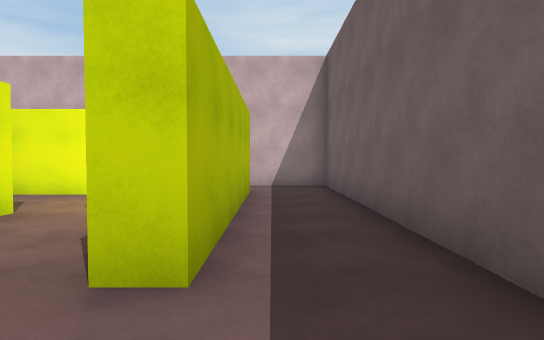
[1] (above)

24 first-person views from a walk through a scene from a Unity 3-D project. The camera is 1.3 m above the floor, tilts 2° down and sees 75° across. The floor is counted in squares, 2 m on a side. Each view is taken from the middle of a square. On the plan, view 1 faces up. The plan holds only what a view shows up to about 10 squares ahead; the rest is blank. The place goes on beyond the plan. The player character is not drawn.

[2]
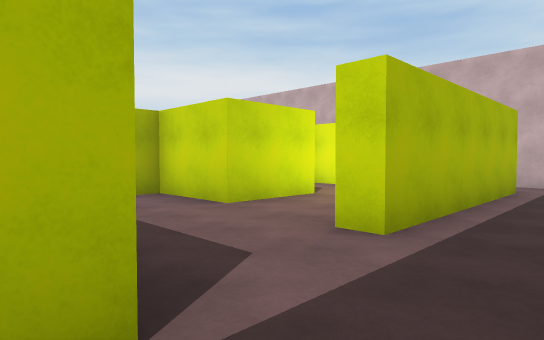

[3]
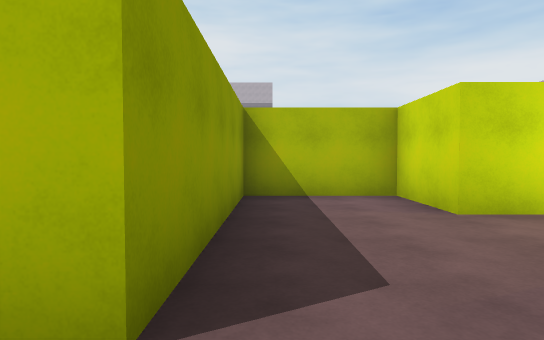

[4]
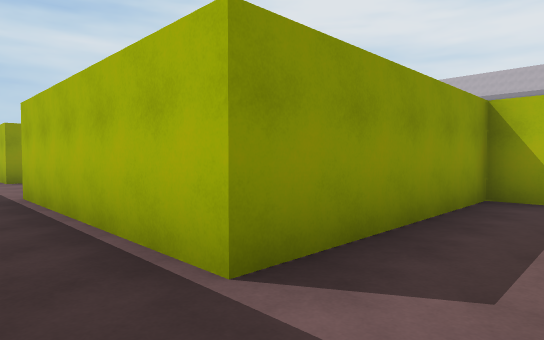

[5]
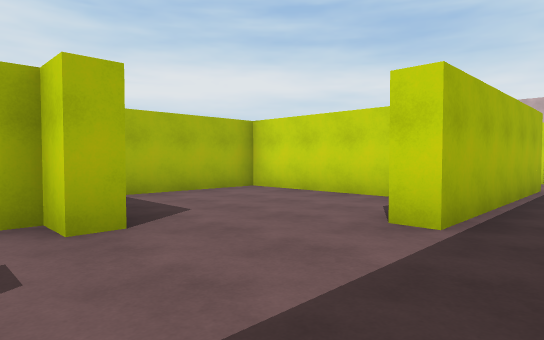

[6]
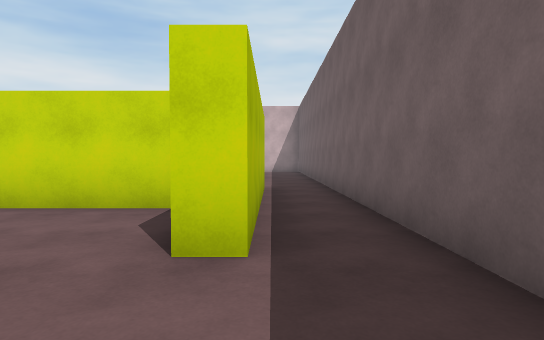

[7]
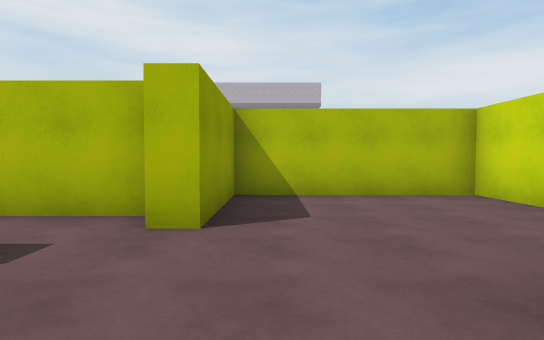

[8]
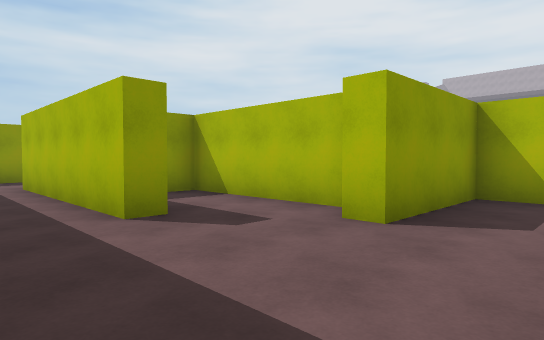

[9]
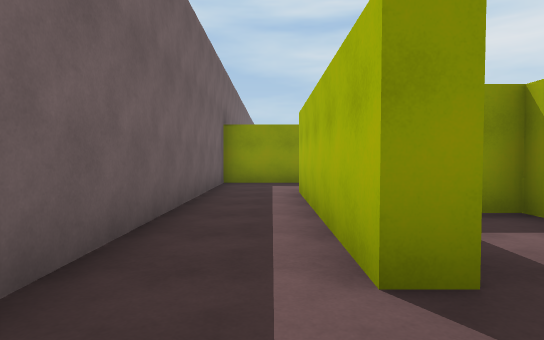

[10]
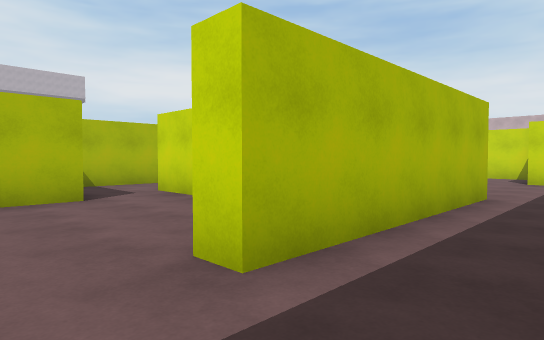

[11]
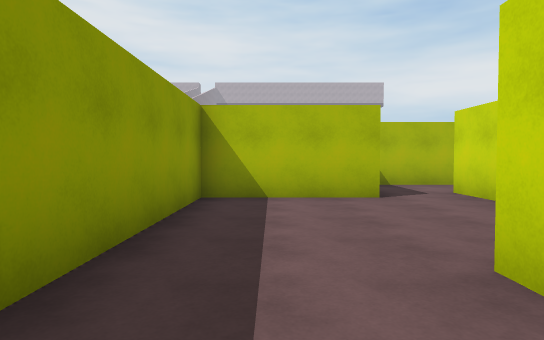

[12]
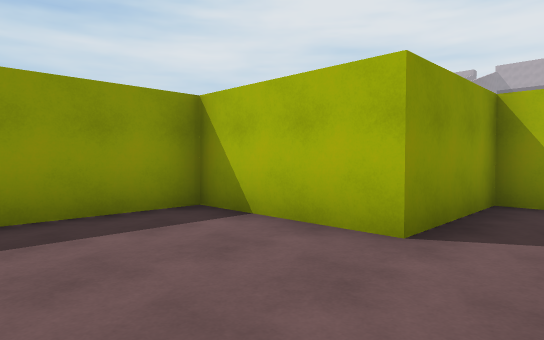

[13]
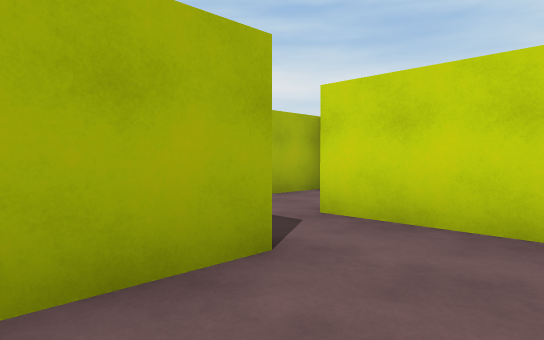

[14]
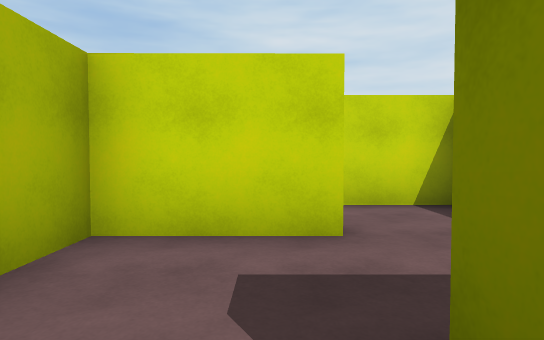

[15]
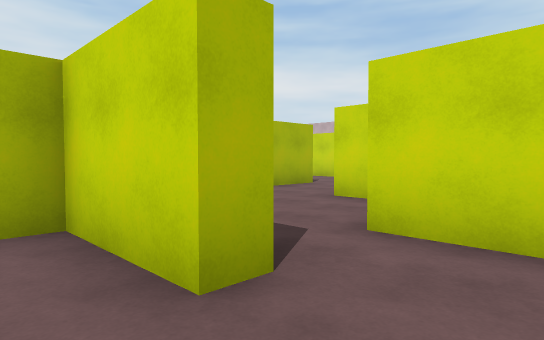

[16]
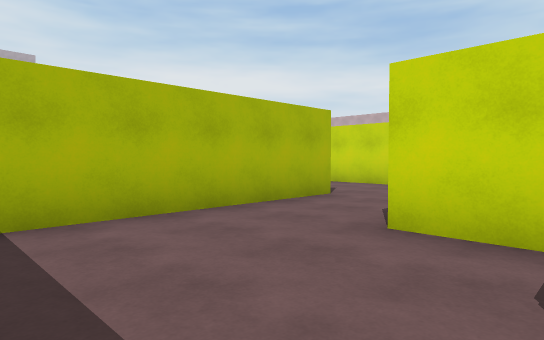

[17]
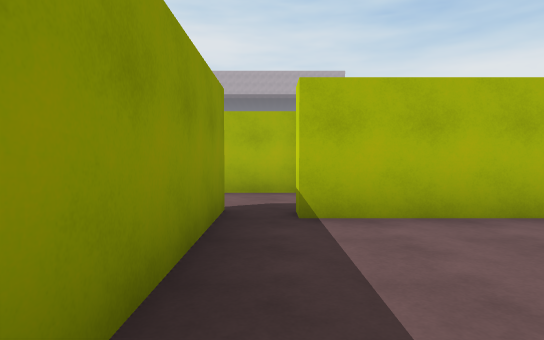

[18]
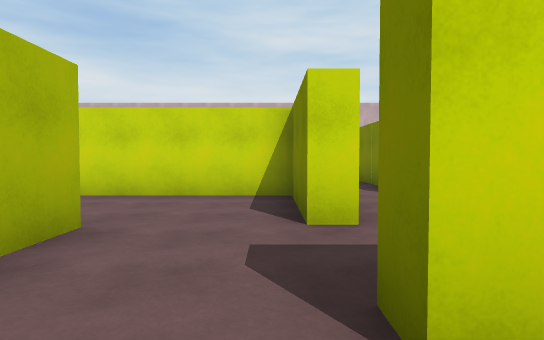

[19]
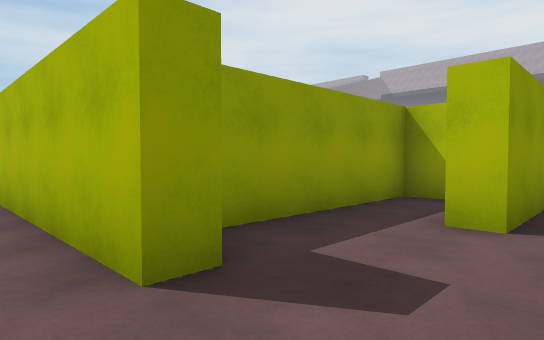

[20]
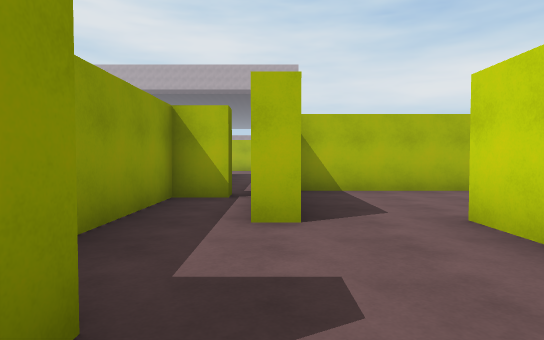

[21]
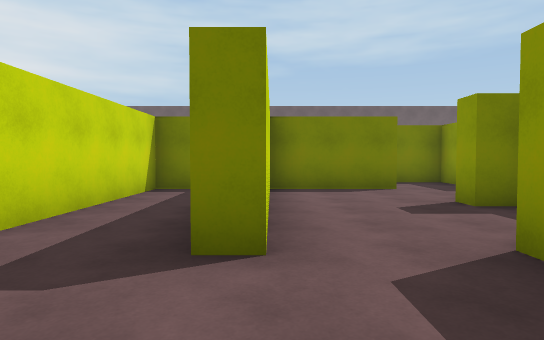

[22]
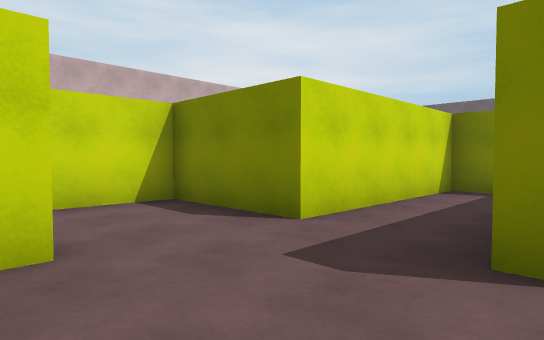

[23]
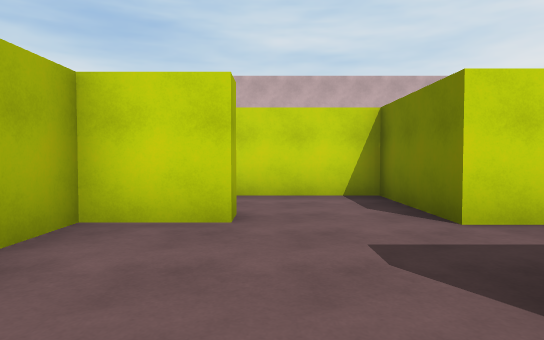

[24]
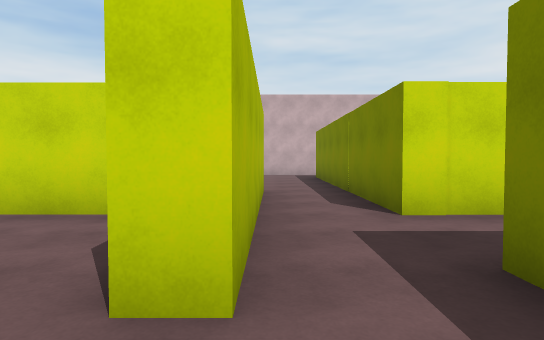

### Floor plan
Points are (right, up) in squares from view 1. A wall is a line through its corners. A room is listed if a view was taken in it or the views show most of it. See-through windows are left out.
Room 1 (views 1, 2, 3, 4, 5, 6, 7, 8, 9, 10, 11)
walls: (1.3, -6.5) (1.3, 8.3) (-0.8, 8.3); (-2.2, -8.2) (-2.9, -8.2) (-2.9, -12.1) (-2.2, -12.1); (-0.2, -0.5) (-0.2, -5.7) (-0.8, -5.7); (-1.1, -9.7) (-0.5, -9.7) (-0.5, -14.7) (-1, -14.7); (-0.6, 6.8) (-0.6, 1.8); (-1.4, -17.2) (1.3, -17.2) (1.3, -9.5)
ways out: opening at (-1, -15.5) to room 2; opening at (-2, -7) to room 8; opening at (-1, 0.5) to room 9; opening at (-1, 8)
Room 2 (views 12, 13)
walls: (-3.4, -12.6) (-4.6, -12.6); (-4.7, -14.2) (-4.7, -17.2) (-1.4, -17.2)
ways out: opening at (-1, -15.5) to room 1; opening at (-5, -13) to room 3
Room 3 (view 14)
walls: (-4.6, -12.6) (-5.6, -12.6); (-7.5, -12.5) (-7.5, -14.2) (-4.7, -14.2)
ways out: opening at (-5, -13) to room 2; opening at (-6.5, -12) to room 4
Room 4 (view 15)
walls: (-5.4, -10.1) (-7.5, -10.1) (-7.5, -12.5)
ways out: opening at (-6.5, -12) to room 3; opening at (-4.5, -10) to room 5
Room 5 (views 16, 17, 18, 24)
walls: (-6.4, -6) (-7.5, -6) (-7.5, -5.4); (-5.6, -5.5) (-5.6, -2.9); (-5.4, -9.5) (-5.4, -10.1); (-7.2, -3.6) (-7.5, -3.6); (-3.5, -8.2) (-5.7, -8.2); (-10.4, -9.6) (-6.7, -9.6); (-9.8, -3.7) (-9.8, -8.7) (-10.4, -8.7)
ways out: opening at (-4.5, -10) to room 4; opening at (-9, -4) to room 6; opening at (-10, -9); opening at (-7, -3)
Room 6 (views 19, 20)
walls: (-12.5, -2.7) (-12.5, -3.2); (-10.3, -4.4) (-10.3, -3.7) (-9.8, -3.7); (-7.5, -3.6) (-7.5, -1) (-12.7, -1); (-14.8, -3.7) (-14.8, -4.6) (-10.9, -4.6)
ways out: opening at (-9, -4) to room 5; opening at (-13, -2) to room 7
Room 7 (views 21, 22, 23)
walls: (-12.7, -1) (-12.7, -0.4); (-14.4, 1.4) (-15.9, 1.4) (-15.9, -2.5); (-14.5, -2.7) (-12.5, -2.7); (-15.2, -3.7) (-14.8, -3.7); (-7.5, 0.6) (-7.5, 1.4) (-12.2, 1.4)
ways out: opening at (-13, -2) to room 6; opening at (-13.5, 2) to room 11
Room 8 (no view inside)
walls: (-1.3, -3.6) (-5.2, -3.6) (-5.2, -7.7) (-2.2, -7.7) (-2.2, -8.2)
ways out: opening at (-2, -7) to room 1
Room 9 (no view inside)
walls: (-2.9, 2.1) (-5.2, 2.1) (-5.2, -0.5) (-0.2, -0.5); (-0.6, 1.8) (-1, 1.8)
ways out: opening at (-1, 0.5) to room 1; opening at (-2, 3.5) to room 10
Room 10 (no view inside)
walls: (-2.9, 4.3) (-2.9, 2.1); (-3.2, 6.3) (-4.7, 6.3)
ways out: opening at (-2, 3.5) to room 9
Room 11 (no view inside)
walls: (-14.4, 2.1) (-14.4, 1.4); (-12.2, 1.4) (-12.2, 4) (-14.6, 4)
ways out: opening at (-13.5, 2) to room 7

Where each view was taken, in squares from view 1:
view 1: 0 up, 0 right, facing up
view 2: 1 down, 1 right, facing up-left
view 3: 0 up, 1 right, facing left
view 4: 1 up, 1 right, facing down-left
view 5: 9 down, 1 right, facing up-left
view 6: 8 down, 0 right, facing up
view 7: 7 down, 1 right, facing left
view 8: 6 down, 1 right, facing down-left
view 9: 8 down, 0 right, facing down
view 10: 16 down, 1 right, facing up-left
view 11: 16 down, 1 right, facing left
view 12: 13 down, 2 left, facing down-left
view 13: 16 down, 3 left, facing up-left
view 14: 13 down, 6 left, facing up
view 15: 11 down, 4 left, facing up-left
view 16: 9 down, 6 left, facing up-left
view 17: 9 down, 6 left, facing left
view 18: 7 down, 8 left, facing up
view 19: 2 down, 9 left, facing down-left
view 20: 3 down, 9 left, facing left
view 21: 1 down, 15 left, facing right
view 22: 1 down, 15 left, facing up-right
view 23: 2 down, 14 left, facing up
view 24: 5 down, 7 left, facing up
